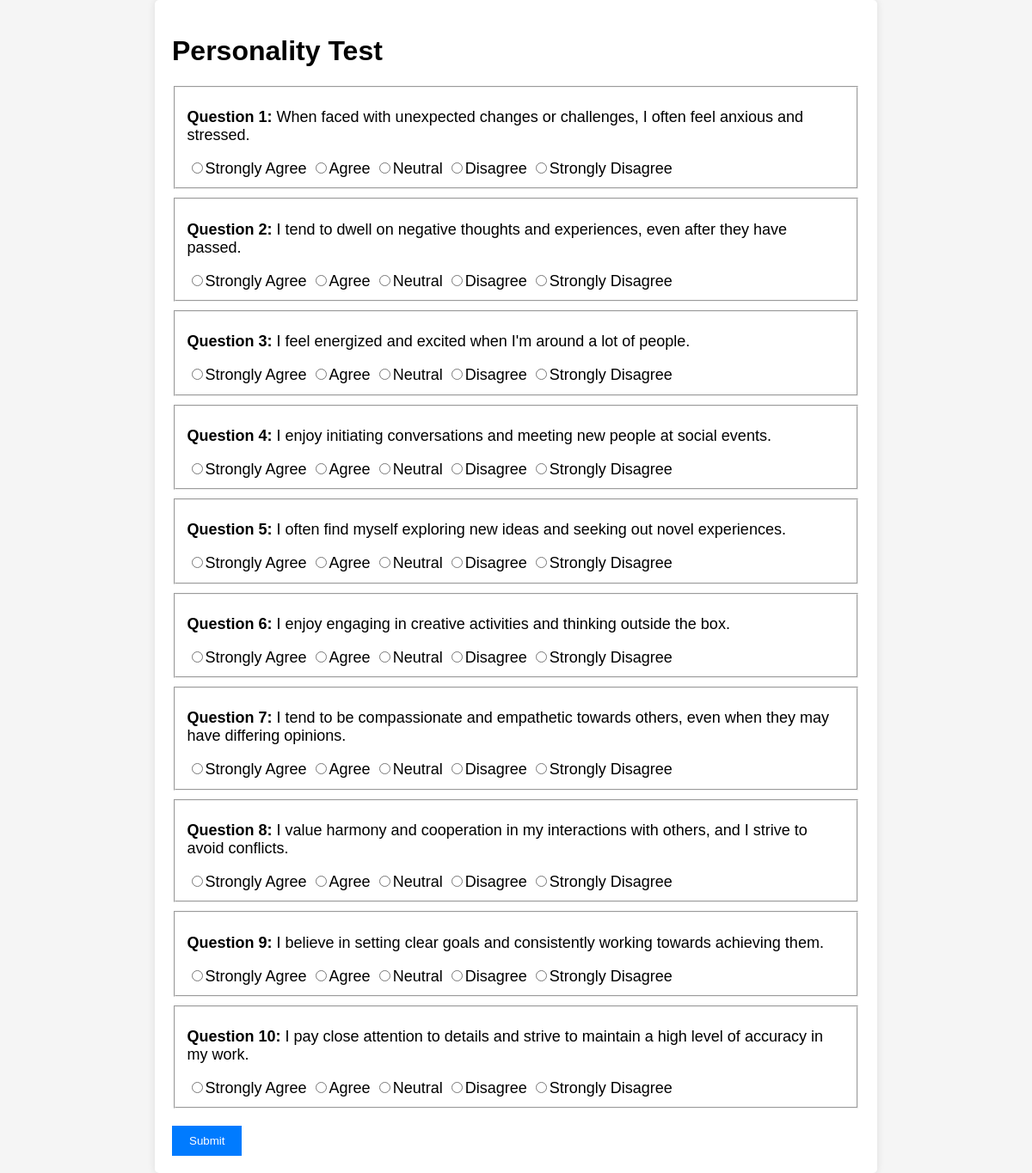
The page / on the database its author committed.
### personality_test/models.py (models this page shows, shortened)
class Question(models.Model):
    CATEGORY_CHOICES = (
        ('neuroticism', 'Neuroticism'),
        ('extroversion', 'Extroversion'),
        ('openness', 'Openness'),
        ('agreeableness', 'Agreeableness'),
        ('conscientiousness', 'Conscientiousness'),
    )
    text = models.CharField(max_length=255)
    category = models.CharField(max_length=20, choices=CATEGORY_CHOICES)
    admin_only = models.BooleanField(default=False)  # New field to indicate if the category is admin-only

### personality_test/views.py (the view, shortened to what this page needs)
# urls.py: path('', views.personality_test, name='personality_test'),
def personality_test(request):
    questions = Question.objects.all()
    context = {'questions': questions}
    return render(request, 'personality_test/personality_test.html', context)

### personality_test/templates/personality_test/personality_test.html (shortened to what this page needs)
{% load static %}
<!DOCTYPE html>
<html>
<head>
    <link rel="stylesheet" type="text/css" href="{% static 'personality_test/css/styles.css' %}">
</head>
<body>
    <div class="container">
        <h1 class="center-heading">Personality Test</h1>
        <form id="personality-test-form" method="post">
            {% for question in questions %}
                {% with forloop.counter as question_number %}
                <fieldset class="question">
                    <p><strong>Question {{ question_number }}:</strong> {{ question.text }}</p>
                    <div class="options">
                        <label><input type="radio" name="response-{{ question.id }}" value="5" required>Strongly Agree</label>
                        <label><input type="radio" name="response-{{ question.id }}" value="4">Agree</label>
                        <label><input type="radio" name="response-{{ question.id }}" value="3">Neutral</label>
                        <label><input type="radio" name="response-{{ question.id }}" value="2">Disagree</label>
                        <label><input type="radio" name="response-{{ question.id }}" value="1">Strongly Disagree</label>
                    </div>
                </fieldset>
                {% endwith %}
            {% endfor %}
            <button type="submit" class="submit-btn">Submit</button>
        </form>
    </div>
</body>
</html>

### static/personality_test/css/styles.css (style rules this page uses)
body { font-family: Arial, sans-serif; margin: 0; padding: 0; background-color: #f5f5f5; display: flex; justify-content: center; align-items: center; min-height: 100vh; }
.container { max-width: 800px; padding: 20px; background-color: white; border-radius: 5px; box-shadow: 0px 0px 10px rgba(0, 0, 0, 0.1); }
.question { font-size: 18px; margin-bottom: 10px; }
.submit-btn { margin-top: 10px; background-color: #007bff; color: white; border: none; padding: 10px 20px; cursor: pointer; }

### rows shown on the page
Question: id "1", text "When faced with unexpected changes or challenges, I often feel anxious and stressed."
Question: id "2", text "I tend to dwell on negative thoughts and experiences, even after they have passed."
Question: id "3", text "I feel energized and excited when I'm around a lot of people."
Question: id "4", text "I enjoy initiating conversations and meeting new people at social events."
Question: id "5", text "I often find myself exploring new ideas and seeking out novel experiences."
Question: id "6", text "I enjoy engaging in creative activities and thinking outside the box."
Question: id "7", text "I tend to be compassionate and empathetic towards others, even when they may have differing opinions."
Question: id "8", text "I value harmony and cooperation in my interactions with others, and I strive to avoid conflicts."
Question: id "9", text "I believe in setting clear goals and consistently working towards achieving them."
Question: id "10", text "I pay close attention to details and strive to maintain a high level of accuracy in my work."
